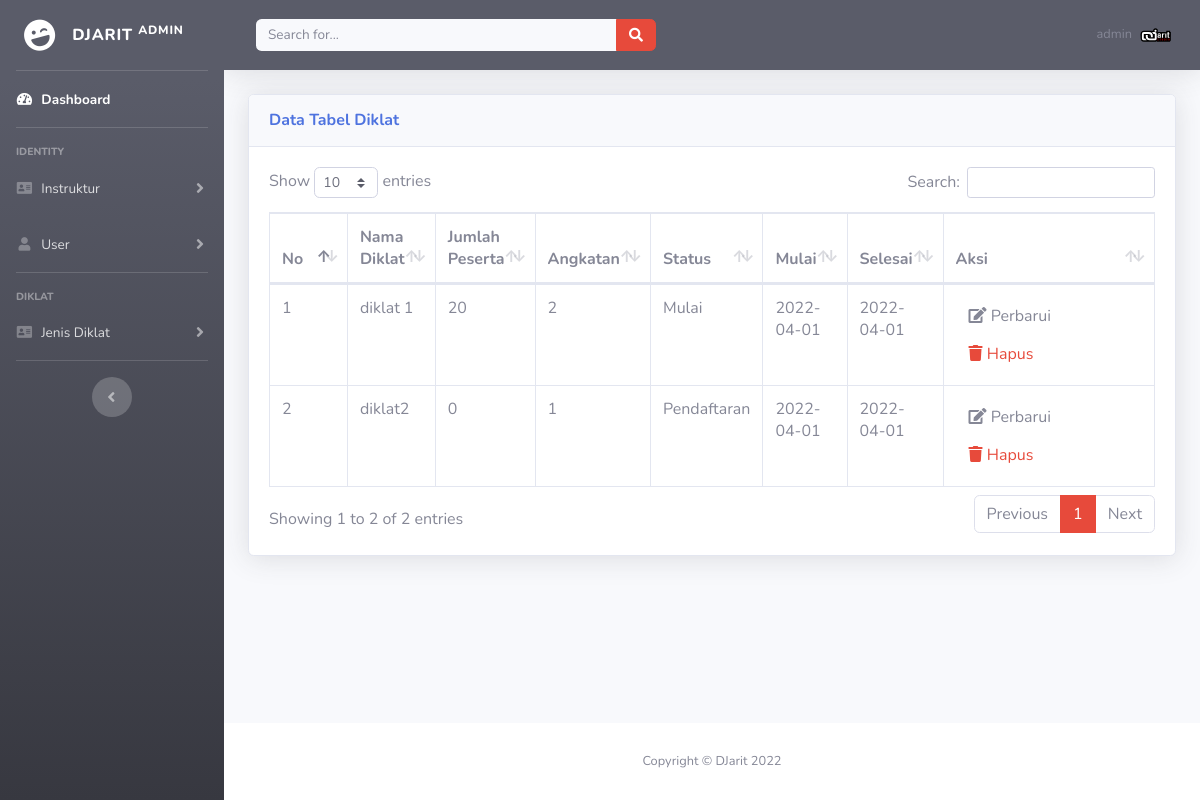
The app's page /views/admin/diklat_list.php (signed in) with its own data.
### tables this page shows
CREATE TABLE `tb_diklat` (
  `id` int(12) NOT NULL,
  `nama` varchar(64) NOT NULL,
  `jumlah_peserta` int(5) NOT NULL,
  `angkatan` int(5) NOT NULL,
  `status` varchar(5) NOT NULL,
  `tgl_mulai` date NOT NULL,
  `tgl_selesai` date NOT NULL
);

### views/admin/diklat_list.php (the view, shortened to what this page needs)
</html>
<!DOCTYPE html>
<html lang="en">
<?php include "_partials/head.php"?>
<body id="page-top">
  <div id="wrapper">
    <?php include "_partials/sidebar.php"?>
    <div id="content-wrapper" class="d-flex flex-column">
      <div id="content">
        <?php include "_partials/topbar.php"?>
        <div class="container-fluid">
          <div class="card shadow mb-4">
            <div class="card-header py-3">
              <h6 class="m-0 font-weight-bold text-primary">Data Tabel Diklat</h6>
            </div>
            <div class="card-body">
              <div class="table-responsive">
                <table class="table table-bordered" id="dataTable" width="100%" cellspacing="0">
                  <thead>
                    <tr>
                      <th width="50px">No</th>
                      <th>Nama Diklat</th>
                      <th>Jumlah Peserta</th>
                      <th>Angkatan</th>
                      <th>Status</th>
                      <th>Mulai</th>
                      <th>Selesai</th>
                      <th width="250px">Aksi</th>
                    </tr>
                  </thead>
                  <tbody>
                    <?php
                    $no = 1;
                    $query = mysqli_query($koneksi, 'SELECT * FROM tb_diklat');
                    while ($data = mysqli_fetch_array($query)) {
                    ?>
                    <tr>
                      <td>
                        <?php echo $no++ ?>
                      </td>
                      <td>
                        <?php echo $data['nama'] ?>
                      </td>
                      <td>
                        <?php echo $data['jumlah_peserta'] ?>
                      </td>
                      <td>
                        <?php echo $data['angkatan'] ?>
                      </td>
                      <td>
                        <?php if($data['status']==0){echo "Pendaftaran";}else if($data['status']==1){echo "Mulai";}else if($data['status']==2){echo "Selesai";} ?>
                      </td>
                      <td>
                        <?php echo $data['tgl_mulai'] ?>
                      </td>
                      <td>
                        <?php echo $data['tgl_selesai'] ?>
                      </td>
                      <td width="200px">
                         <a href="<?=SERVER.'views/admin/diklat_edit_form.php?data='.$data['id']?>"
                         class="btn btn-small"><i class="fas fa-edit"></i> Perbarui</a>
                         <?php $url_bro = SERVER.'controller/admin/delete_diklat.php?data='.$data['id'];?>
                         <a onclick="deleteConfirm('<?= $url_bro?>')"
                            href="#!" class="btn btn-small text-danger"><i class="fas fa-trash"></i> Hapus</a>
                      </td>
                    </tr>
                    <?php } ?>
                  </tbody>
                </table>
              </div>
            </div>
          </div>
        </div>
      </div>
      <?php include "_partials/footer.php"?>
    </div>
  </div>
</body>
</html>

### views/admin/_partials/head.php (shortened to what this page needs)
<head>
  <link href="<?=SERVER?>assets/vendor/fontawesome/css/all.min.css" rel="stylesheet" type="text/css">
  <link href="<?=SERVER?>assets/css/sb-admin-2.min.css" rel="stylesheet">
  <link href="<?=SERVER?>assets/vendor/datatables/dataTables.bootstrap4.min.css" rel="stylesheet">
</head>

### views/admin/_partials/sidebar.php (shortened to what this page needs)
<ul class="navbar-nav bg-gradient-dark sidebar sidebar-dark accordion" id="accordionSidebar">
<a class="sidebar-brand d-flex align-items-center justify-content-center" href="<?=SERVER?>admin">
  <div class="sidebar-brand-icon rotate-n-15">
    <i class="fas fa-laugh-wink"></i>
  </div>
  <div class="sidebar-brand-text mx-3">DJarit <sup>admin</sup></div>
</a>
<hr class="sidebar-divider my-0">
<li class="nav-item <?php echo $uri_segments[3] == '' ? 'active': '' ?>">
  <a class="nav-link" href="<?=SERVER?>admin">
    <i class="fas fa-fw fa-tachometer-alt"></i>
    <span>Dashboard</span></a>
</li>
<hr class="sidebar-divider">
<div class="sidebar-heading">
  Identity
</div>
<li class="nav-item <?php echo $uri_segments[3] == 'instruktur' ? 'active': '' ?>">
  <a class="nav-link collapsed" href="#" data-toggle="collapse" data-target="#collapseTwo" aria-expanded="true" aria-controls="collapseTwo">
    <i class="fas fa-fw fa-address-card"></i>
    <span>Instruktur</span>
  </a>
</li>
<li class="nav-item <?php echo $uri_segments[3] == 'user' ? 'active': '' ?>">
  <a class="nav-link collapsed" href="#" data-toggle="collapse" data-target="#collapseUtilities" aria-expanded="true" aria-controls="collapseUtilities">
    <i class="fas fa-fw fa-user"></i>
    <span>User</span>
  </a>
</li>
<hr class="sidebar-divider">
<div class="sidebar-heading">
  Diklat
</div>
<li class="nav-item <?php echo $uri_segments[3] == 'diklat' ? 'active': '' ?>">
  <a class="nav-link collapsed" href="#" data-toggle="collapse" data-target="#collapseDiklat" aria-expanded="true" aria-controls="collapseDiklat">
    <i class="fas fa-fw fa-address-card"></i>
    <span>Jenis Diklat</span>
  </a>
</li>
<hr class="sidebar-divider d-none d-md-block">
<div class="text-center d-none d-md-inline">
  <button class="rounded-circle border-0" id="sidebarToggle"></button>
</div>
</ul>

### views/admin/_partials/topbar.php (shortened to what this page needs)
<nav class="navbar navbar-expand navbar-dark bg-dark topbar mb-4 static-top shadow">
          <form class="d-none d-sm-inline-block form-inline mr-auto ml-md-3 my-2 my-md-0 mw-100 navbar-search">
            <div class="input-group">
              <input type="text" class="form-control bg-light border-0 small" placeholder="Search for..." aria-label="Search" aria-describedby="basic-addon2">
              <div class="input-group-append">
                <button class="btn btn-danger" type="button">
                  <i class="fas fa-search fa-sm"></i>
                </button>
              </div>
            </div>
          </form>
          <ul class="navbar-nav ml-auto">
            <li class="nav-item dropdown no-arrow">
              <a class="nav-link dropdown-toggle" href="#" id="userDropdown" role="button" data-toggle="dropdown" aria-haspopup="true" aria-expanded="false">
                <span class="mr-2 d-none d-lg-inline text-gray-600 small"><?=$_SESSION['username']?></span>
                <img class="img-profile rounded-circle" src="<?=SERVER?>assets/img/logo.svg">
              </a>
            </li>
          </ul>
        </nav>

### views/admin/_partials/footer.php
<footer class="sticky-footer bg-white">
    <div class="container my-auto">
        <div class="copyright text-center my-auto">
            <span>Copyright &copy; DJarit 2022</span>
        </div>
    </div>
</footer>

### records on screen
tb_diklat: nama "diklat 1", jumlah_peserta "20", angkatan "2", status "Mulai", tgl_mulai "2022-04-01", tgl_selesai "2022-04-01"
tb_diklat: nama "diklat2", jumlah_peserta "0", angkatan "1", status "Pendaftaran", tgl_mulai "2022-04-01", tgl_selesai "2022-04-01"

### other values on screen
$_SESSION['username'] "admin"
